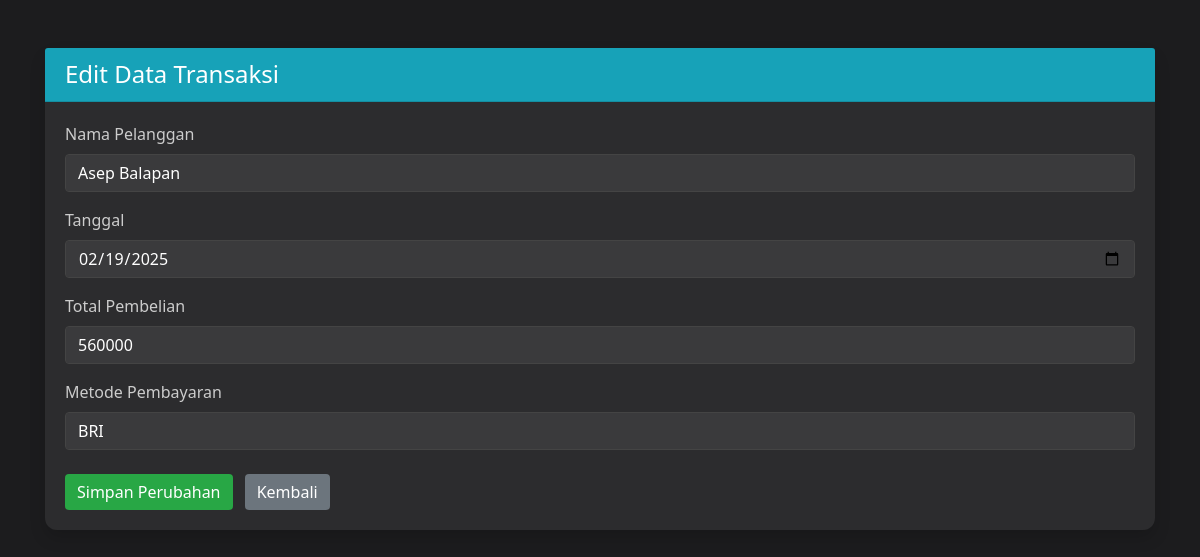
The app's page /edit.php?id=4 with its own data.
### tables this page shows
CREATE TABLE `transaksi_penjualan` (
  `ID_Transaksi` int(100) NOT NULL,
  `Tanggal` date NOT NULL,
  `Nama_Pelanggan` varchar(100) NOT NULL,
  `Total_Pembelian` int(100) NOT NULL,
  `Metode_Pembayaran` varchar(50) NOT NULL
);

### edit.php (the view, shortened to what this page needs)
<?php
include 'db_connect.php';
$id = intval($_GET['id']);
$data = mysqli_query($conn, "SELECT * FROM transaksi_penjualan WHERE ID_Transaksi = $id");
$row = mysqli_fetch_assoc($data);
?>
<!DOCTYPE html>
<html lang="id">
<head>
    <link href="https://cdn.jsdelivr.net/npm/bootstrap@4.6.2/dist/css/bootstrap.min.css" rel="stylesheet">
</head>
<body>
<div class="container mt-5 fade-in">
    <div class="card card-dark shadow">
        <div class="card-header bg-info text-white">
            <h4 class="mb-0">Edit Data Transaksi</h4>
        </div>
        <div class="card-body">
            <form method="POST" action="">
                <div class="form-group">
                    <label>Nama Pelanggan</label>
                    <input type="text" name="Nama_Pelanggan" value="<?php echo $row['Nama_Pelanggan']; ?>" class="form-control" required>
                </div>
                <div class="form-group">
                    <label>Tanggal</label>
                    <input type="date" name="Tanggal" value="<?php echo $row['Tanggal']; ?>" class="form-control" required>
                </div>
                <div class="form-group">
                    <label>Total Pembelian</label>
                    <input type="number" name="Total_Pembelian" value="<?php echo $row['Total_Pembelian']; ?>" class="form-control" required>
                </div>
                <div class="form-group">
                    <label>Metode Pembayaran</label>
                    <input type="text" name="Metode_Pembayaran" value="<?php echo $row['Metode_Pembayaran']; ?>" class="form-control" required>
                </div>
                <div class="mt-4">
                    <button type="submit" name="update" class="btn btn-success">Simpan Perubahan</button>
                    <a href="index.php" class="btn btn-secondary ml-2">Kembali</a>
                </div>
            </form>
        </div>
    </div>
</div>
</body>
</html>

### edit.php (style rules this page uses)
body { background-color: #1c1c1e; color: #f1f1f1; font-family: 'Segoe UI', sans-serif; }
.card-dark { background-color: #2c2c2e; border: none; border-radius: 12px; }
.form-control { background-color: #3a3a3c; color: #fff; border: 1px solid #444; }
.form-control::placeholder { color: #aaa; }
.form-group label { color: #ccc; }
.btn-success { background-color: #28a745; border: none; }
.btn-secondary { background-color: #6c757d; border: none; }
.fade-in { animation: fadeIn 0.8s ease-in; }

### records on screen
transaksi_penjualan: Nama_Pelanggan "Asep Balapan", Tanggal "02/19/2025", Total_Pembelian "560000", Metode_Pembayaran "BRI"
